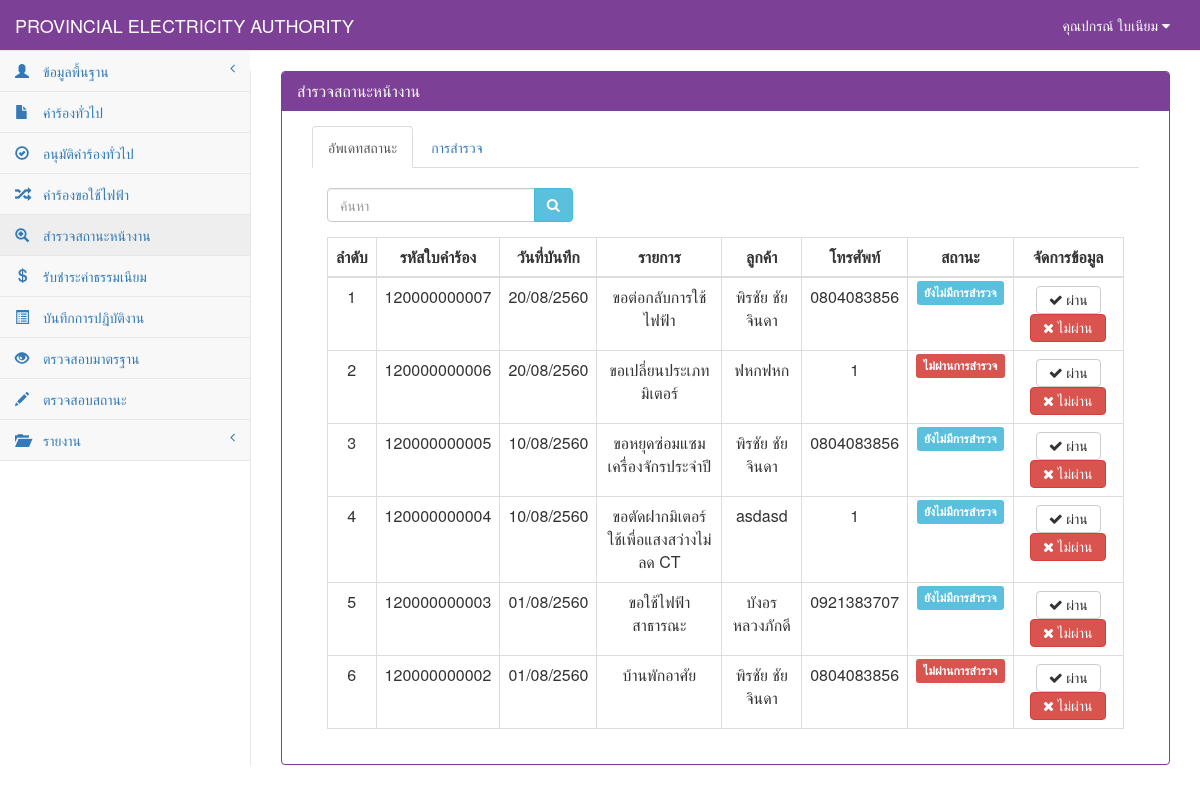
Page /StatusElectricity.php (signed in) on the earlier database version.
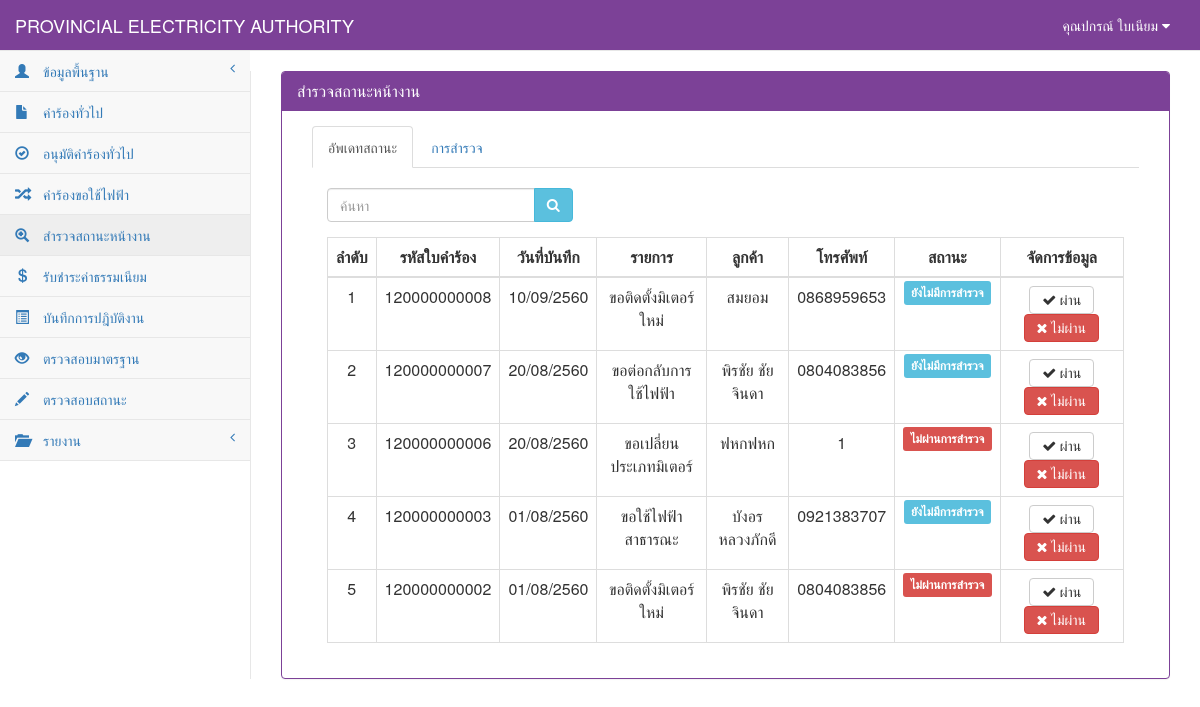
Same page on the later database version.
### tables this page shows
CREATE TABLE `tb_electricity` (
  `re_id` char(12) NOT NULL,
  `re_date` date NOT NULL,
  `re_branch` varchar(50) NOT NULL,
  `user_id` char(13) NOT NULL,
  `cus_id` char(13) NOT NULL,
  `re_place_type` int(1) NOT NULL,
  `re_place_other` varchar(50) NOT NULL,
  `re_place_name` varchar(50) NOT NULL,
  `re_place_homeid` varchar(20) NOT NULL,
  `re_place_number` varchar(20) NOT NULL,
  `re_place_village` varchar(20) NOT NULL,
  `re_place_room` varchar(10) NOT NULL,
  `re_place_floor` varchar(5) NOT NULL,
  `re_place_alley` varchar(50) NOT NULL,
  `re_place_alleyway` varchar(50) NOT NULL,
  `re_place_road` varchar(50) NOT NULL,
  `re_place_villno` varchar(2) NOT NULL,
  `re_place_district` varchar(30) NOT NULL,
  `re_place_canton` varchar(30) NOT NULL,
  `re_place_province` varchar(30) NOT NULL,
  `re_place_post` varchar(10) NOT NULL,
  `re_place_tel` char(10) NOT NULL,
  `re_place_fax` char(10) NOT NULL,
  `re_place_email` varchar(30) NOT NULL,
  `re_place_service` varchar(10) NOT NULL,
  `re_contact_place` varchar(100) NOT NULL,
  `re_contact_homeid` varchar(20) NOT NULL,
  `re_contact_number` varchar(20) NOT NULL,
  `re_contact_village` varchar(20) NOT NULL,
  `re_contact_room` varchar(10) NOT NULL,
  `re_contact_floor` varchar(5) NOT NULL,
  `re_contact_alley` varchar(50) NOT NULL,
  `re_contact_alleyway` varchar(50) NOT NULL,
  `re_contact_road` varchar(50) NOT NULL,
  `re_contact_villno` varchar(2) NOT NULL,
  `re_contact_district` varchar(30) NOT NULL,
  `re_contact_canton` varchar(30) NOT NULL,
  `re_contact_province` varchar(30) NOT NULL,
  `re_contact_post` varchar(10) NOT NULL,
  `re_contact_tel` char(10) NOT NULL,
  `re_contact_fax` char(10) NOT NULL,
  `re_contact_email` varchar(30) NOT NULL,
  `re_want_type` int(2) NOT NULL,
  `re_want_other` varchar(100) NOT NULL,
  `re_detail` varchar(100) NOT NULL,
  `re_use_type` int(1) NOT NULL,
  `re_use_other` varchar(255) NOT NULL,
  `re_dateset` date NOT NULL,
  `re_keep_type` int(1) NOT NULL,
  `re_keep_name` varchar(255) NOT NULL,
  `re_keep_homeid` varchar(20) NOT NULL,
  `re_keep_number` varchar(20) NOT NULL,
  `re_keep_village` varchar(20) NOT NULL,
  `re_keep_room` varchar(20) NOT NULL,
  `re_keep_floor` varchar(5) NOT NULL,
  `re_keep_alley` varchar(50) NOT NULL,
  `re_keep_alleyway` varchar(50) NOT NULL,
  `re_keep_road` varchar(50) NOT NULL,
  `re_keep_villno` varchar(2) NOT NULL,
  `re_keep_district` varchar(30) NOT NULL,
  `re_keep_canton` varchar(30) NOT NULL,
  `re_keep_province` varchar(30) NOT NULL,
  `re_keep_post` varchar(10) NOT NULL,
  `re_keep_tel` char(10) NOT NULL,
  `re_keep_fax` char(10) NOT NULL,
  `re_keep_email` varchar(30) NOT NULL,
  `re_picture` varchar(255) NOT NULL,
  `re_status` int(1) NOT NULL,
  PRIMARY KEY  (`re_id`)
);

CREATE TABLE `tb_customer` (
  `cus_id` char(13) NOT NULL,
  `cus_first` varchar(50) NOT NULL,
  `cus_name` varchar(50) NOT NULL,
  `cus_type` varchar(30) NOT NULL,
  `cus_code` char(9) NOT NULL,
  `cus_tax` char(13) NOT NULL,
  `cus_homeid` varchar(20) NOT NULL,
  `cus_number` varchar(20) NOT NULL,
  `cus_village` varchar(20) NOT NULL,
  `cus_room` varchar(10) NOT NULL,
  `cus_floor` varchar(5) NOT NULL,
  `cus_alley` varchar(50) NOT NULL,
  `cus_alleyway` varchar(50) NOT NULL,
  `cus_road` varchar(50) NOT NULL,
  `cus_vilno` varchar(2) NOT NULL,
  `cus_district` varchar(30) NOT NULL,
  `cus_canton` varchar(30) NOT NULL,
  `cus_province` varchar(30) NOT NULL,
  `cus_post` varchar(10) NOT NULL,
  `cus_tel` char(10) NOT NULL,
  `cus_fax` char(10) NOT NULL,
  `cus_email` varchar(30) NOT NULL,
  PRIMARY KEY  (`cus_id`)
);

### connect_db.php (called while the page is built, shortened)
<?php
$dbname="pea";
?>

### StatusElectricity.php (the view, shortened to what the changed rows need)
<?php
include "connect_db.php";
function Dateim($mydate) {
    $d = split("-", $mydate);
    $mydate = $d[2] . "/" . $d[1] . "/" . ($d[0] + 543);
    return "$mydate";
}
?>
<!DOCTYPE html>
<html>
    <head>
        <link href="vendor/bootstrap/css/bootstrap.css" rel="stylesheet">
        <link href="vendor/metisMenu/metisMenu.css" rel="stylesheet">
        <link href="dist/css/sb-admin-2.css" rel="stylesheet">
        <link href="vendor/font-awesome/css/font-awesome.css" rel="stylesheet" type="text/css">
    </head>
    <body>
        <div id="page-wrapper">
            <div class="panel panel-primary">
                <div class="panel-heading">
                    <h2 class="panel-title">สำรวจสถานะหน้างาน</h2>
                </div>
                <div class="panel-body">
                    <div class="col-sm-12">
                        <div class="tab-content">
                            <div class="tab-pane fade in active" id="re"><br>
                                <div class="col-sm-12">
                                    <div class="table-responsive">
                                        <table width="100%" class="table table-bordered table-hover">
                                            <thead>
                                                <tr>
                                                    <th class=" text-center" >ลำดับ</th>
                                                    <th class=" text-center" >รหัสใบคำร้อง</th>
                                                    <th class=" text-center" >วันที่บันทึก</th>
                                                    <th class=" text-center" >รายการ</th>
                                                    <th class=" text-center" >ลูกค้า</th>
                                                    <th class=" text-center" >โทรศัพท์</th>
                                                    <th class=" text-center" >สถานะ</th>
                                                    <th class=" text-center">จัดการข้อมูล</th>
                                                </tr>
                                            </thead>
                                            <tbody>
                                                <?php
                                                $page = 0;
                                                $sql = "select * from tb_electricity where re_id like '%" . $_POST[search] . "%' and re_status in (0,9) order by re_id desc";
                                                $result = mysql_db_query($dbname, $sql);
                                                if (mysql_num_rows($result) > 0) {
                                                    while ($array = mysql_fetch_array($result)) {
                                                        $page++;
                                                        $sqlcus = "select * from tb_customer where cus_id='" . $array[cus_id] . "'";
                                                        $resultcus = mysql_db_query($dbname, $sqlcus);
                                                        $arraycus = mysql_fetch_array($resultcus);
                                                        if ($array[re_status] == "9") {
                                                            $status = "ไม่ผ่านการสำรวจ";
                                                            $label = "danger";
                                                        } else {
                                                            $status = "ยังไม่มีการสำรวจ";
                                                            $label = "info";
                                                        }
                                                        if ($array[re_want_type] == 0) {
                                                            $want = "ขอติดตั้งมิเตอร์ใหม่";
                                                        } elseif ($array[re_want_type] == 1) {
                                                            $want = "ขอตัดฝากมิเตอร์โดยไม่ใช้ไฟฟ้า";
                                                        } elseif ($array[re_want_type] == 2) {
                                                            $want = "ขอต่อกลับการใช้ไฟฟ้า";
                                                        } elseif ($array[re_want_type] == 3) {
                                                            $want = "ขอเพื่มขนาดมิเตอร์/อุปกรณ์ประกอบ";
                                                        } elseif ($array[re_want_type] == 4) {
                                                            $want = "ขอเปลี่ยนประเภทมิเตอร์";
                                                        } elseif ($array[re_want_type] == 5) {
                                                            $want = "ขอหยุดซ่อมแซมเครื่องจักรประจำปี";
                                                        } elseif ($array[re_want_type] == 6) {
                                                            $want = "ขอใช้ไฟฟ้าชั่วคราวแบบเหมาจ่าย";
                                                        } elseif ($array[re_want_type] == 7) {
                                                            $want = "ขอติดตั้งไฟฟ้าชั่วคราว";
                                                        } elseif ($array[re_want_type] == 8) {
                                                            $want = "ขอตัดฝากมิเตอร์ใช้เพื่อแสงสว่างไม่ลด CT";
                                                        } elseif ($array[re_want_type] == 9) {
                                                            $want = "ขอยกเลิกเลิกการใช้ไฟฟ้า";
                                                        } elseif ($array[re_want_type] == 10) {
                                                            $want = "ชอลดขนาดมิเตอร์/อุปกรณ์ประกอบ";
                                                        } elseif ($array[re_want_type] == 11) {
                                                            $want = "ขอใช้ไฟฟ้าสาธารณะ";
                                                        } elseif ($array[re_want_type] == 12) {
                                                            $want = "ขอตัดมิเตอร์ใช้เพื่อแสงสว่างลด CT";
                                                        } elseif ($array[re_want_type] == 13) {
                                                            $want = "ขอย้ายจุดติดตั้งมิเตอร์/อุปกรณ์ประกอบ";
                                                        } elseif ($array[re_want_type] == 14) {
                                                            $want = "ขอเปลี่ยนมิเตอร์กรณีชำรุด";
                                                        } elseif ($array[re_want_type] == 15) {
                                                            $want = "ขอใช้ไฟฟ้าตู้โทรศัพท์ต่อตรง";
                                                        } elseif ($array[re_want_type] == 16) {
                                                            $want = $array[re_place_other];
                                                        }
                                                        ?>
                                                        <tr>
                                                            <td class="text-center"><?= $page ?></td>
                                                            <td class=" text-center"><?= $array[re_id] ?></td>
                                                            <td class=" text-center"><?= Dateim($array[re_date]); ?></td>
                                                            <td class=" text-center"><?= $want ?></td>
                                                            <td class="text-center"><?= $arraycus[cus_name] ?></td>
                                                            <td class="text-center"><?= $arraycus[cus_tel] ?></td>
                                                            <td class="text-center"><span class="label label-<?= $label ?>"><?= $status ?></span></td>
                                                            <td>
                                                                <div class="btn-group" align="center">
                                                                    <center>
                                                                        <a class="btn btn-default" href="StatusElectricity_detail.php?id=<?= $array[re_id] ?>"><i class="fa fa-check"> ผ่าน</i></a>
                                                                        <a class="btn btn-danger" href="StatusElectricity_nopass.php?id=<?= $array[re_id] ?>"><i class="fa fa-times"> ไม่ผ่าน</i></a>
                                                                    </center>
                                                                </div>
                                                            </td>
                                                        </tr>
                                                        <?php
                                                    }
                                                } else {
                                                    ?>
                                                    <tr><td colspan="7" align="center">ไม่พบข้อมูล</td></tr>
                                                    <?php
                                                }
                                                ?>
                                            </tbody>
                                        </table>
                                    </div>
                                </div>
                            </div>
                        </div>
                    </div>
                </div>
            </div>
        </div>
    </body>
</html>

Differences in the rows shown:
no longer on this page (row edited): tb_electricity: array "120000000005", array "10/08/2560", want "ขอหยุดซ่อมแซมเครื่องจักรประจำปี", cus.cus_name "พิรชัย ชัยจินดา", cus.cus_tel "0804083856", status "ยังไม่มีการสำรวจ"
no longer on this page (row edited): tb_electricity: array "120000000004", array "10/08/2560", want "ขอตัดฝากมิเตอร์ใช้เพื่อแสงสว่างไม่ลด CT", cus.cus_name "asdasd", cus.cus_tel "1", status "ยังไม่มีการสำรวจ"
added tb_electricity: array "120000000008", array "10/09/2560", want "ขอติดตั้งมิเตอร์ใหม่", cus.cus_name "สมยอม", cus.cus_tel "0868959653", status "ยังไม่มีการสำรวจ"
changed tb_electricity (number 5 of 5 on the later page): want "บ้านพักอาศัย" → "ขอติดตั้งมิเตอร์ใหม่"
